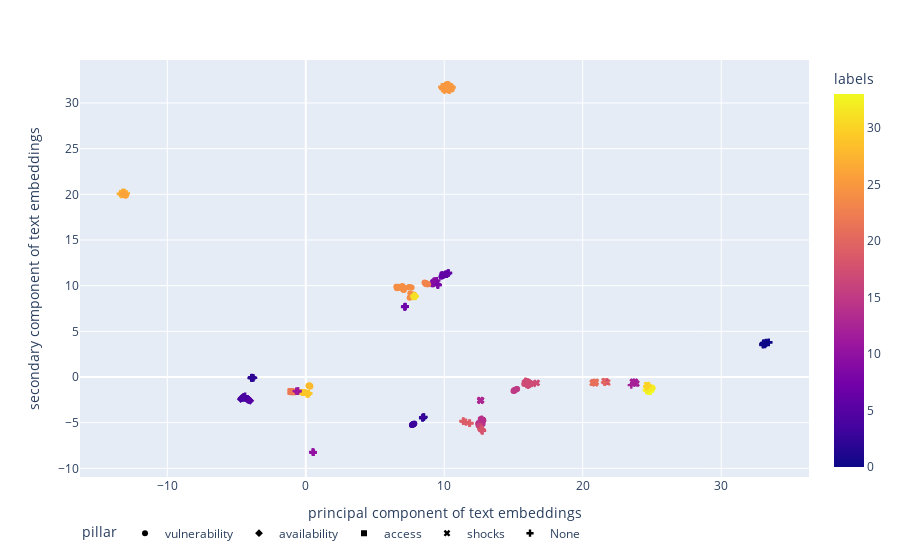

Notebook source saved alongside this figure:
### Code cell
topic_extractorer.view_clusters()

### Figure 1 — Plotly figure (JSON) as saved in the notebook; plotly's stock layout.template omitted (floating-point values rounded to 4 significant figures; data arrays with more than 128 entries replaced by an {"elided": "..."} marker saying what was removed)
{"data": [{"hovertemplate": "<b>%{hovertext}</b><br><br>pillar=vulnerability<br>principal component of text embeddings=%{x}<br>secondary component of text embeddings=%{y}<br>labels=%{marker.color}<extra></extra>", "hovertext": ["females", "irrigational", "handicapped", "girls", "mothers", "wintry_conditions", "employment", "import", "Floridan_aquifer", "economy", "invidious_discrimination", "husbands", "irrigations", "imported", "Latino_immigrants", "wheelchair_bound", "jobs", "importing", "export", "exporting", "dewpoint", "blacks", "institutionalized_discrimination", "freshwater", "migrant", "gender", "racial_bigotry", "immigrant", "racist", "unemployed", "discriminatory", "Disabled", "societal_attitudes", "ethnic_minorities", "bigotry", "Economic", "downpour", "stormy_weather", "inclement_weather", "institutionalized_racism", "discriminations", "sprinkler_irrigation", "soils", "wet_weather", "homophobia", "°_C", "visually_impaired", "disabilities", "macroeconomic", "sewage", "°_F", "Rain", "macro_economic", "racial_intolerance", "irrigated", "discriminated", "potable_water", "racial_minorities", "physically_challenged", "exported", "wastewater", "discriminated_against", "degrees_Fahrenheit", "gender_bias", "racial_discrimination", "torrential_rain", "groundwater", "potable", "wintery_weather", "mentally_disabled", "irrigating", "migrants", "gender_discrimination", "rains", "temperatures", "vaccines", "exports", "sandy_soil", "unemployment", "racial_prejudice", "heavy_rain", "heavy_rains", "Immigrants", "physically_handicapped", "ambient_temperature", "Racism", "wintry_weather", "Discrimination", "irrigated_agriculture", "downpours", "illegals", "illegal_immigrants", "undocumented_workers", "undocumented_immigrants", "rain_showers", "ambient_temperatures", "gender_ethnicity", "drip_irrigation", "flu_vaccines", "daytime_temperatures", "rainfall", "H#N#_influenza_vaccine", "influenza_vaccines", "H#N#_vaccines", "smallpox_vaccine", "Exports", "influenza_vaccine", "flu_vaccine", "H#N#_vaccine", "swine_flu_vaccine"], "legendgroup": "vulnerability", "marker": {"color": [9, 14, 6, 9, 9, 17, 25, 28, 14, 32, 24, 9, 16, 28, 23, 6, 25, 28, 28, 28, 15, 24, 24, 14, 23, 24, 24, 23, 24, 26, 24, 6, 24, 24, 24, 32, 17, 17, 17, 24, 24, 16, 14, 17, 24, 15, 6, 6, 32, 14, 15, 17, 32, 24, 16, 24, 14, 24, 6, 28, 14, 24, 15, 24, 24, 17, 14, 14, 17, 6, 16, 23, 24, 17, 15, 3, 28, 14, 27, 24, 17, 17, 23, 6, 15, 24, 17, 24, 16, 17, 23, 23, 23, 23, 17, 15, 24, 16, 3, 15, 17, 3, 3, 3, 3, 28, 3, 3, 3, 3], "coloraxis": "coloraxis", "symbol": "circle"}, "mode": "markers", "name": "vulnerability", "orientation": "v", "showlegend": true, "type": "scatter", "x": [9.162, 12.77, 9.896, 9.241, 9.291, 15.92, 10.54, 0.1963, 12.63, 24.75, 6.978, 9.356, 12.58, 0.2166, 8.579, 9.928, 10.27, 0.2808, 0.3294, 0.3226, 15.0, 7.427, 6.953, 12.82, 8.83, 7.551, 6.663, 8.711, 6.589, -12.99, 7.015, 10.14, 7.798, 7.645, 6.598, 24.93, 16.06, 16.03, 15.95, 6.766, 7.032, 12.58, 12.48, 15.78, 6.69, 15.04, 9.99, 10.12, 24.98, 12.81, 15.07, 15.96, 25.05, 6.535, 12.53, 7.084, 12.77, 7.503, 9.904, 0.2708, 12.79, 6.977, 15.13, 7.087, 7.042, 16.11, 12.76, 12.69, 15.94, 9.795, 12.48, 8.816, 7.036, 16.09, 15.22, 7.79, 0.2827, 12.45, -13.28, 6.63, 16.08, 16.16, 8.729, 9.855, 15.08, 6.596, 15.87, 6.897, 12.63, 16.2, 8.626, 8.719, 8.639, 8.646, 16.03, 15.08, 7.5, 12.53, 7.791, 15.26, 16.09, 7.75, 7.717, 7.734, 7.802, 0.2456, 7.668, 7.675, 7.779, 7.838], "xaxis": "x", "y": [10.11, -5.146, 11.06, 10.49, 10.37, -0.465, 31.47, -0.9641, -4.612, -1.414, 9.959, 10.35, -5.209, -0.9652, 10.34, 11.16, 31.36, -1.037, -1.034, -0.9911, -1.548, 9.837, 9.879, -4.773, 10.14, 9.164, 9.848, 10.16, 9.885, 19.87, 9.855, 11.27, 9.031, 9.787, 9.714, -1.332, -0.8842, -0.4798, -0.5381, 9.801, 9.793, -5.284, -5.029, -0.7814, 9.884, -1.493, 11.14, 11.19, -1.299, -4.734, -1.51, -0.804, -1.204, 9.878, -5.347, 9.675, -4.668, 9.848, 11.13, -0.9126, -4.696, 9.772, -1.417, 9.532, 9.645, -0.5684, -4.691, -4.622, -0.4495, 10.97, -5.313, 10.16, 9.56, -0.9048, -1.32, -5.147, -0.9799, -5.108, 20.06, 9.779, -0.7409, -0.5988, 10.22, 11.27, -1.462, 9.737, -0.4846, 9.768, -5.537, -0.7557, 10.26, 10.27, 10.2, 10.28, -0.7947, -1.417, 8.68, -5.319, -5.155, -1.308, -0.9047, -5.186, -5.22, -5.203, -5.135, -0.9587, -5.27, -5.261, -5.158, -5.099], "yaxis": "y"}, {"hovertemplate": "<b>%{hovertext}</b><br><br>pillar=availability<br>principal component of text embeddings=%{x}<br>secondary component of text embeddings=%{y}<br>labels=%{marker.color}<extra></extra>", "hovertext": ["industry", "amout", "marketplace", "markets", "amounts", "funding", "sums", "contributions", "donators", "donated", "donors", "charitable_donations", "donation", "Donation", "Donations", "Monetary_donations"], "legendgroup": "availability", "marker": {"color": [29, 4, 29, 29, 4, 4, 4, 5, 5, 5, 5, 5, 5, 5, 5, 5], "coloraxis": "coloraxis", "symbol": "diamond"}, "mode": "markers", "name": "availability", "orientation": "v", "showlegend": true, "type": "scatter", "x": [0.1804, -4.698, 0.2126, 0.1319, -4.652, -4.506, -4.54, -4.124, -4.088, -4.141, -4.089, -4.199, -4.073, -4.003, -4.095, -4.216], "xaxis": "x", "y": [-1.874, -2.43, -1.831, -1.847, -2.322, -2.175, -2.234, -2.506, -2.482, -2.44, -2.52, -2.393, -2.546, -2.606, -2.525, -2.516], "yaxis": "y"}, {"hovertemplate": "<b>%{hovertext}</b><br><br>pillar=access<br>principal component of text embeddings=%{x}<br>secondary component of text embeddings=%{y}<br>labels=%{marker.color}<extra></extra>", "hovertext": ["costly", "pricey", "price", "outrageously_expensive", "cheaper", "pricy", "pricing", "prices", "prohibitively_expensive", "pricier", "GDP", "Prices"], "legendgroup": "access", "marker": {"color": [22, 22, 29, 22, 22, 22, 29, 29, 22, 22, 32, 29], "coloraxis": "coloraxis", "symbol": "square"}, "mode": "markers", "name": "access", "orientation": "v", "showlegend": true, "type": "scatter", "x": [-1.104, -0.9784, -0.374, -1.067, -0.8902, -1.09, -0.1135, -0.1409, -1.046, -0.9335, 24.92, -0.1815], "xaxis": "x", "y": [-1.631, -1.628, -1.649, -1.581, -1.615, -1.542, -1.758, -1.707, -1.616, -1.68, -1.156, -1.653], "yaxis": "y"}, {"hovertemplate": "<b>%{hovertext}</b><br><br>pillar=shocks<br>principal component of text embeddings=%{x}<br>secondary component of text embeddings=%{y}<br>labels=%{marker.color}<extra></extra>", "hovertext": ["war", "societal", "conflict", "internecine_conflict", "strife", "undersea_volcanoes", "politician", "catastrophe", "calamity", "conflicts", "Social", "disasters", "hostilities", "natural_disasters", "catastrophes", "War", "Conflict", "civil_strife", "volcanic", "Persian_Gulf_War", "partisan_politics", "hurricanes", "rainstorms", "devastating_earthquake", "tornados", "volcano", "earthquakes", "Earthquake", "quake", "volcanic_eruptions", "aftershock", "lava_flows", "volcanic_activity", "thunderstorms", "tornadoes", "temblor", "magnitude_earthquake", "severe_thunderstorms", "#.#_magnitude_earthquake", "#.#_magnitude_quake", "quakes", "active_volcanoes", "volcanos"], "legendgroup": "shocks", "marker": {"color": [12, 31, 12, 12, 12, 13, 30, 20, 20, 12, 31, 20, 12, 20, 20, 12, 12, 12, 13, 12, 30, 17, 17, 21, 17, 13, 21, 21, 21, 13, 21, 13, 13, 17, 17, 21, 21, 17, 21, 21, 21, 13, 13], "coloraxis": "coloraxis", "symbol": "x"}, "mode": "markers", "name": "shocks", "orientation": "v", "showlegend": true, "type": "scatter", "x": [23.78, 7.863, 23.74, 23.74, 23.76, 12.67, 24.63, 21.73, 21.79, 23.86, 7.825, 21.57, 23.73, 21.63, 21.66, 23.78, 23.89, 23.61, 12.63, 23.64, 24.67, 21.65, 16.23, 20.91, 16.64, 12.59, 20.94, 20.91, 20.7, 12.66, 20.75, 12.63, 12.61, 16.41, 16.69, 20.8, 20.79, 16.38, 20.9, 20.8, 20.87, 12.6, 12.62], "xaxis": "x", "y": [-0.5166, 8.861, -0.6229, -0.6623, -0.6968, -2.561, -0.8869, -0.5716, -0.6115, -0.737, 8.781, -0.4453, -0.5958, -0.4691, -0.5017, -0.5339, -0.7218, -0.5467, -2.572, -0.5221, -0.8606, -0.5041, -0.7453, -0.6227, -0.645, -2.597, -0.5227, -0.5901, -0.656, -2.539, -0.5897, -2.618, -2.53, -0.7742, -0.6501, -0.5966, -0.6158, -0.7104, -0.7185, -0.6175, -0.5477, -2.517, -2.579], "yaxis": "y"}, {"hovertemplate": "<b>%{hovertext}</b><br><br>pillar=None<br>principal component of text embeddings=%{x}<br>secondary component of text embeddings=%{y}<br>labels=%{marker.color}<extra></extra>", "hovertext": {"elided": "180 str values"}, "legendgroup": "None", "marker": {"color": {"elided": "180 int values"}, "coloraxis": "coloraxis", "symbol": "cross"}, "mode": "markers", "name": "None", "orientation": "v", "showlegend": true, "type": "scatter", "x": {"elided": "180 float values"}, "xaxis": "x", "y": {"elided": "180 float values"}, "yaxis": "y"}], "layout": {"coloraxis": {"colorbar": {"title": {"text": "labels"}}, "colorscale": [[0, "#0d0887"], [0.1111, "#46039f"], [0.2222, "#7201a8"], [0.3333, "#9c179e"], [0.4444, "#bd3786"], [0.5556, "#d8576b"], [0.6667, "#ed7953"], [0.7778, "#fb9f3a"], [0.8889, "#fdca26"], [1, "#f0f921"]]}, "legend": {"orientation": "h", "title": {"text": "pillar"}, "tracegroupgap": 0}, "margin": {"t": 60}, "xaxis": {"anchor": "y", "domain": [0, 1], "title": {"text": "principal component of text embeddings"}}, "yaxis": {"anchor": "x", "domain": [0, 1], "title": {"text": "secondary component of text embeddings"}}}}
